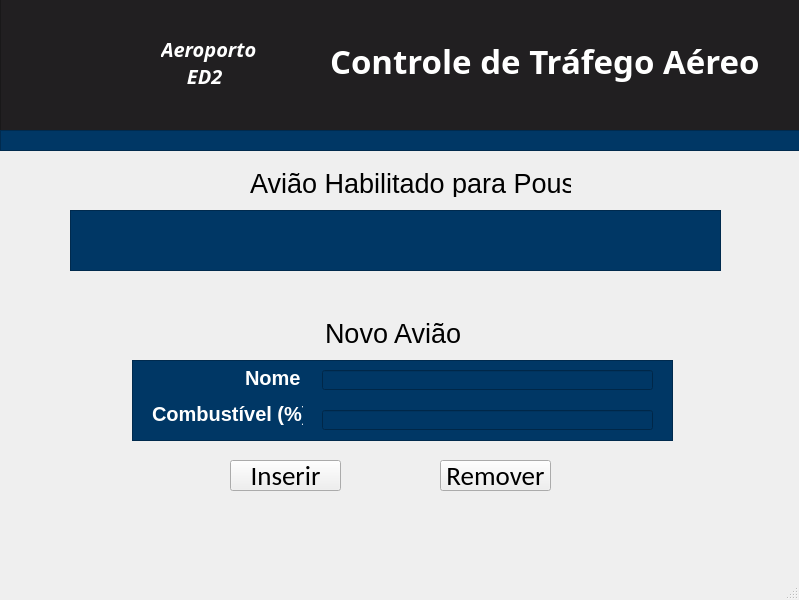
<?xml version="1.0" encoding="UTF-8"?>
<ui version="4.0">
 <class>MainWindow</class>
 <widget class="QMainWindow" name="MainWindow">
  <property name="geometry">
   <rect>
    <x>0</x>
    <y>0</y>
    <width>799</width>
    <height>600</height>
   </rect>
  </property>
  <property name="font">
   <font>
    <family>MS UI Gothic</family>
   </font>
  </property>
  <property name="windowTitle">
   <string>Controle de Tráfego Aéreo</string>
  </property>
  <widget class="QWidget" name="centralwidget">
   <widget class="QLabel" name="AviaoHabilitadoPouso">
    <property name="geometry">
     <rect>
      <x>250</x>
      <y>170</y>
      <width>321</width>
      <height>27</height>
     </rect>
    </property>
    <property name="font">
     <font>
      <family>MS UI Gothic</family>
      <pointsize>20</pointsize>
     </font>
    </property>
    <property name="text">
     <string>Avião Habilitado para Pouso</string>
    </property>
   </widget>
   <widget class="QFrame" name="Frame1">
    <property name="geometry">
     <rect>
      <x>0</x>
      <y>-10</y>
      <width>801</width>
      <height>141</height>
     </rect>
    </property>
    <property name="styleSheet">
     <string notr="true">background-color: rgb(33, 31, 33);
</string>
    </property>
    <property name="frameShape">
     <enum>QFrame::StyledPanel</enum>
    </property>
    <property name="frameShadow">
     <enum>QFrame::Raised</enum>
    </property>
    <widget class="QLabel" name="label_2">
     <property name="geometry">
      <rect>
       <x>161</x>
       <y>42</y>
       <width>141</width>
       <height>61</height>
      </rect>
     </property>
     <property name="font">
      <font>
       <family>Yu Gothic UI Semibold</family>
       <pointsize>15</pointsize>
       <weight>75</weight>
       <italic>true</italic>
       <bold>true</bold>
       <underline>false</underline>
      </font>
     </property>
     <property name="styleSheet">
      <string notr="true">color: rgb(255, 255, 255);</string>
     </property>
     <property name="text">
      <string>Aeroporto 
     ED2</string>
     </property>
    </widget>
    <widget class="QLabel" name="AeroportoED2">
     <property name="geometry">
      <rect>
       <x>330</x>
       <y>40</y>
       <width>471</width>
       <height>61</height>
      </rect>
     </property>
     <property name="font">
      <font>
       <family>Century Gothic</family>
       <pointsize>25</pointsize>
       <weight>75</weight>
       <bold>true</bold>
      </font>
     </property>
     <property name="styleSheet">
      <string notr="true">color: rgb(255, 255, 255);</string>
     </property>
     <property name="text">
      <string>Controle de Tráfego Aéreo</string>
     </property>
    </widget>
    <widget class="QLabel" name="label_3">
     <property name="geometry">
      <rect>
       <x>5</x>
       <y>20</y>
       <width>141</width>
       <height>111</height>
      </rect>
     </property>
     <property name="font">
      <font>
       <family>Yu Gothic UI Semibold</family>
       <pointsize>15</pointsize>
       <weight>75</weight>
       <italic>true</italic>
       <bold>true</bold>
       <underline>false</underline>
      </font>
     </property>
     <property name="styleSheet">
      <string notr="true">color: rgb(255, 255, 255);</string>
     </property>
     <property name="text">
      <string/>
     </property>
     <property name="pixmap">
      <pixmap>../../../../../Downloads/qtd (3).png</pixmap>
     </property>
    </widget>
   </widget>
   <widget class="QFrame" name="Frame2">
    <property name="geometry">
     <rect>
      <x>0</x>
      <y>130</y>
      <width>801</width>
      <height>21</height>
     </rect>
    </property>
    <property name="styleSheet">
     <string notr="true">background-color: rgb(0, 55, 101);</string>
    </property>
    <property name="frameShape">
     <enum>QFrame::StyledPanel</enum>
    </property>
    <property name="frameShadow">
     <enum>QFrame::Raised</enum>
    </property>
   </widget>
   <widget class="QFrame" name="Frame3">
    <property name="geometry">
     <rect>
      <x>70</x>
      <y>210</y>
      <width>651</width>
      <height>61</height>
     </rect>
    </property>
    <property name="styleSheet">
     <string notr="true">background-color: rgb(0, 55, 101);</string>
    </property>
    <property name="frameShape">
     <enum>QFrame::StyledPanel</enum>
    </property>
    <property name="frameShadow">
     <enum>QFrame::Raised</enum>
    </property>
    <widget class="QLabel" name="AviaoPouso">
     <property name="geometry">
      <rect>
       <x>25</x>
       <y>20</y>
       <width>591</width>
       <height>27</height>
      </rect>
     </property>
     <property name="font">
      <font>
       <family>MS UI Gothic</family>
       <pointsize>15</pointsize>
       <weight>75</weight>
       <bold>true</bold>
      </font>
     </property>
     <property name="styleSheet">
      <string notr="true">color: rgb(255, 255, 255);</string>
     </property>
     <property name="text">
      <string/>
     </property>
    </widget>
   </widget>
   <widget class="QLabel" name="NovoAviao">
    <property name="geometry">
     <rect>
      <x>325</x>
      <y>320</y>
      <width>161</width>
      <height>27</height>
     </rect>
    </property>
    <property name="font">
     <font>
      <family>MS UI Gothic</family>
      <pointsize>20</pointsize>
     </font>
    </property>
    <property name="text">
     <string>Novo Avião</string>
    </property>
   </widget>
   <widget class="QFrame" name="Frame4">
    <property name="geometry">
     <rect>
      <x>132</x>
      <y>360</y>
      <width>541</width>
      <height>81</height>
     </rect>
    </property>
    <property name="styleSheet">
     <string notr="true">background-color: rgb(0, 55, 101);</string>
    </property>
    <property name="frameShape">
     <enum>QFrame::StyledPanel</enum>
    </property>
    <property name="frameShadow">
     <enum>QFrame::Raised</enum>
    </property>
    <widget class="QLineEdit" name="LerNome">
     <property name="geometry">
      <rect>
       <x>190</x>
       <y>10</y>
       <width>331</width>
       <height>20</height>
      </rect>
     </property>
     <property name="font">
      <font>
       <pointsize>10</pointsize>
      </font>
     </property>
     <property name="styleSheet">
      <string notr="true">color: rgb(255, 255, 255);</string>
     </property>
    </widget>
    <widget class="QLineEdit" name="LerCombustivel">
     <property name="geometry">
      <rect>
       <x>190</x>
       <y>50</y>
       <width>331</width>
       <height>20</height>
      </rect>
     </property>
     <property name="font">
      <font>
       <pointsize>10</pointsize>
      </font>
     </property>
     <property name="styleSheet">
      <string notr="true">color: rgb(255, 255, 255);</string>
     </property>
    </widget>
    <widget class="QLabel" name="Nome">
     <property name="geometry">
      <rect>
       <x>113</x>
       <y>4</y>
       <width>71</width>
       <height>27</height>
      </rect>
     </property>
     <property name="font">
      <font>
       <family>MS UI Gothic</family>
       <pointsize>15</pointsize>
       <weight>75</weight>
       <bold>true</bold>
      </font>
     </property>
     <property name="styleSheet">
      <string notr="true">color: rgb(255, 255, 255);</string>
     </property>
     <property name="text">
      <string>Nome</string>
     </property>
    </widget>
    <widget class="QLabel" name="Combustivel">
     <property name="geometry">
      <rect>
       <x>20</x>
       <y>40</y>
       <width>151</width>
       <height>27</height>
      </rect>
     </property>
     <property name="font">
      <font>
       <family>MS UI Gothic</family>
       <pointsize>15</pointsize>
       <weight>75</weight>
       <bold>true</bold>
      </font>
     </property>
     <property name="styleSheet">
      <string notr="true">color: rgb(255, 255, 255);</string>
     </property>
     <property name="text">
      <string>Combustível (%)</string>
     </property>
    </widget>
   </widget>
   <widget class="QPushButton" name="Inserir">
    <property name="geometry">
     <rect>
      <x>230</x>
      <y>460</y>
      <width>111</width>
      <height>31</height>
     </rect>
    </property>
    <property name="font">
     <font>
      <family>Calibri</family>
      <pointsize>20</pointsize>
     </font>
    </property>
    <property name="text">
     <string>Inserir</string>
    </property>
   </widget>
   <widget class="QPushButton" name="Remover">
    <property name="geometry">
     <rect>
      <x>440</x>
      <y>460</y>
      <width>111</width>
      <height>31</height>
     </rect>
    </property>
    <property name="font">
     <font>
      <family>Calibri</family>
      <pointsize>20</pointsize>
     </font>
    </property>
    <property name="text">
     <string>Remover</string>
    </property>
   </widget>
  </widget>
  <widget class="QMenuBar" name="menubar">
   <property name="geometry">
    <rect>
     <x>0</x>
     <y>0</y>
     <width>799</width>
     <height>18</height>
    </rect>
   </property>
  </widget>
  <widget class="QStatusBar" name="statusbar"/>
 </widget>
 <resources/>
 <connections/>
</ui>
